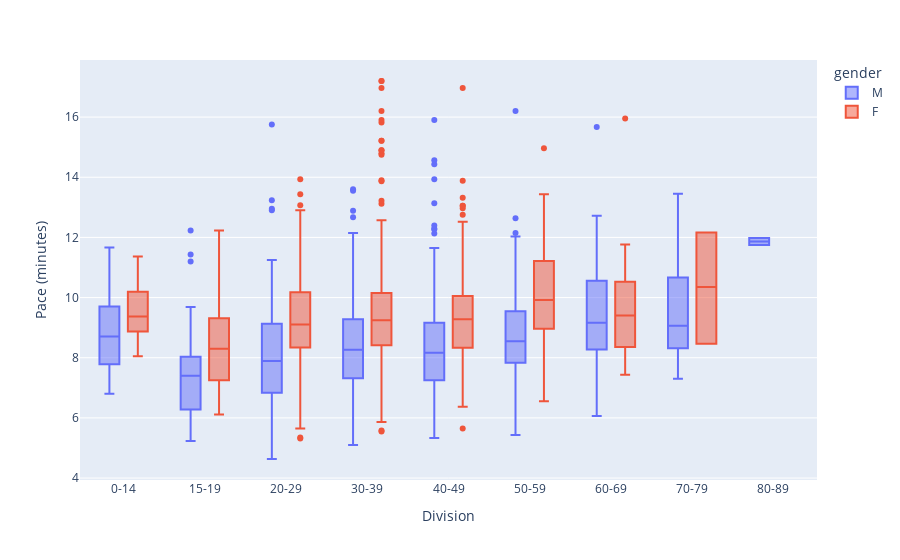

Here is the notebook cell this chart was saved with:
### Code cell
fig = px.box(df, x="div", y="pace_s", color="gender")
fig.update_traces(quartilemethod="exclusive") # or "inclusive", or "linear" by default
fig.update_xaxes(categoryorder='array', categoryarray= ['0-14','15-19','20-29','30-39','40-49','50-59','60-69','70-79','80-89'])
fig.update_xaxes(title="Division")
fig.update_yaxes(title="Pace (minutes)")
fig.show()

### Figure 1 — Plotly figure (JSON) as saved in the notebook; plotly's stock layout.template omitted (floating-point values rounded to 4 significant figures; data arrays with more than 128 entries replaced by an {"elided": "..."} marker saying what was removed)
{"data": [{"alignmentgroup": "True", "hovertemplate": "gender=M<br>div=%{x}<br>pace_s=%{y}<extra></extra>", "legendgroup": "M", "marker": {"color": "#636efa"}, "name": "M", "notched": false, "offsetgroup": "M", "orientation": "v", "quartilemethod": "exclusive", "showlegend": true, "type": "box", "x": {"elided": "1263 str values"}, "x0": " ", "xaxis": "x", "y": {"elided": "1263 float values"}, "y0": " ", "yaxis": "y"}, {"alignmentgroup": "True", "hovertemplate": "gender=F<br>div=%{x}<br>pace_s=%{y}<extra></extra>", "legendgroup": "F", "marker": {"color": "#EF553B"}, "name": "F", "notched": false, "offsetgroup": "F", "orientation": "v", "quartilemethod": "exclusive", "showlegend": true, "type": "box", "x": {"elided": "1103 str values"}, "x0": " ", "xaxis": "x", "y": {"elided": "1103 float values"}, "y0": " ", "yaxis": "y"}], "layout": {"boxmode": "group", "legend": {"title": {"text": "gender"}, "tracegroupgap": 0}, "margin": {"t": 60}, "xaxis": {"anchor": "y", "categoryarray": ["0-14", "15-19", "20-29", "30-39", "40-49", "50-59", "60-69", "70-79", "80-89"], "categoryorder": "array", "domain": [0, 1], "title": {"text": "Division"}}, "yaxis": {"anchor": "x", "domain": [0, 1], "title": {"text": "Pace (minutes)"}}}}
